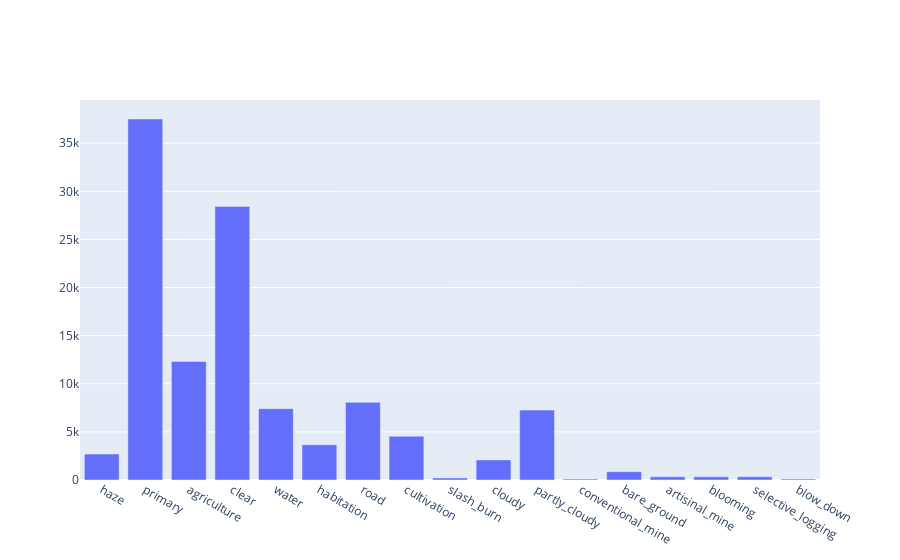

The code cell stored with this chart in its notebook:
### Markdown cell above
Most common tags:

### Code cell
labels = df_train['tags'].apply(lambda x: x.split(' '))

counts = defaultdict(int)
for l in labels:
    for l2 in l:
        counts[l2] += 1

data=[go.Bar(x=list(counts.keys()), y=list(counts.values()))]
layout=dict(height=800, width=800, title='Distribution of training labels')
fig=dict(data=data, layout=layout)
py.iplot(data, filename='train-label-dist')

### Figure 1 — Plotly figure (JSON) as saved in the notebook; plotly's stock layout.template omitted (floating-point values rounded to 4 significant figures)
{"data": [{"type": "bar", "x": ["haze", "primary", "agriculture", "clear", "water", "habitation", "road", "cultivation", "slash_burn", "cloudy", "partly_cloudy", "conventional_mine", "bare_ground", "artisinal_mine", "blooming", "selective_logging", "blow_down"], "y": [2697, 37513, 12315, 28431, 7411, 3660, 8071, 4547, 209, 2089, 7261, 100, 862, 339, 332, 340, 101]}], "layout": {}}
